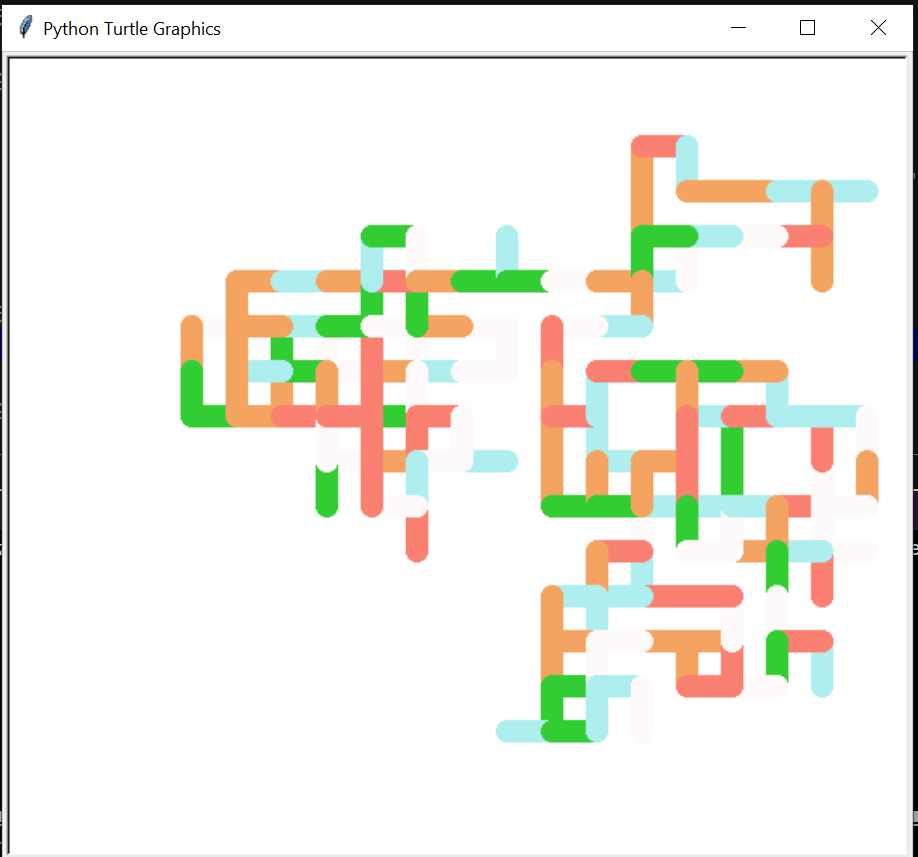

The script that drew this image:
import turtle
import turtle as t
import random

# Declaring colors
ColorList = ["snow", "salmon", "pale turquoise", "lime green", "sandy brown"]
tim = turtle.Turtle()
tim.pensize(15)
tim.speed("fastest")
for i in range(300):
    tim.forward(30)
    tim.color(random.choice(ColorList))
    tim.setheading(random.choice([0, 90, 180, 270]))
scr = t.Screen()
scr.exitonclick()
